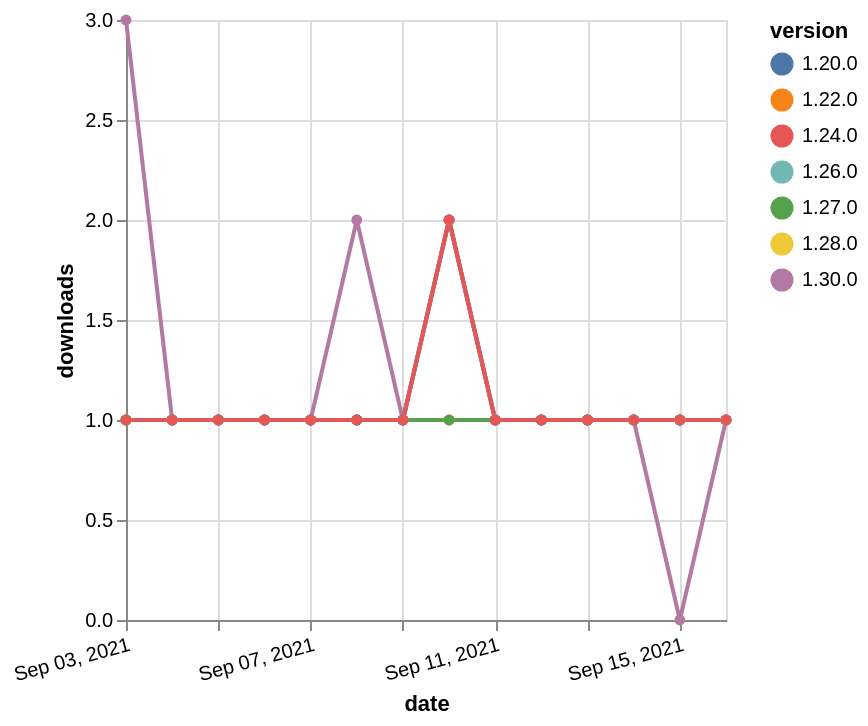

Specify this chart in Vega-Lite:
### Vega-Lite specification from a JSON file in a GitHub repository (floating-point values rounded to 4 significant figures)
{"$schema": "https://vega.github.io/schema/vega-lite/v5.json", "description": "A simple bar chart with embedded data.", "data": {"values": [{"date": "2021-09-03", "total": 175, "delta": 1, "version": "1.22.0"}, {"date": "2021-09-04", "total": 176, "delta": 1, "version": "1.22.0"}, {"date": "2021-09-05", "total": 177, "delta": 1, "version": "1.22.0"}, {"date": "2021-09-06", "total": 178, "delta": 1, "version": "1.22.0"}, {"date": "2021-09-07", "total": 179, "delta": 1, "version": "1.22.0"}, {"date": "2021-09-08", "total": 180, "delta": 1, "version": "1.22.0"}, {"date": "2021-09-09", "total": 181, "delta": 1, "version": "1.22.0"}, {"date": "2021-09-10", "total": 182, "delta": 1, "version": "1.22.0"}, {"date": "2021-09-11", "total": 183, "delta": 1, "version": "1.22.0"}, {"date": "2021-09-12", "total": 184, "delta": 1, "version": "1.22.0"}, {"date": "2021-09-13", "total": 185, "delta": 1, "version": "1.22.0"}, {"date": "2021-09-14", "total": 186, "delta": 1, "version": "1.22.0"}, {"date": "2021-09-15", "total": 187, "delta": 1, "version": "1.22.0"}, {"date": "2021-09-16", "total": 188, "delta": 1, "version": "1.22.0"}, {"date": "2021-09-03", "total": 165, "delta": 1, "version": "1.28.0"}, {"date": "2021-09-04", "total": 166, "delta": 1, "version": "1.28.0"}, {"date": "2021-09-05", "total": 167, "delta": 1, "version": "1.28.0"}, {"date": "2021-09-06", "total": 168, "delta": 1, "version": "1.28.0"}, {"date": "2021-09-07", "total": 169, "delta": 1, "version": "1.28.0"}, {"date": "2021-09-08", "total": 170, "delta": 1, "version": "1.28.0"}, {"date": "2021-09-09", "total": 171, "delta": 1, "version": "1.28.0"}, {"date": "2021-09-10", "total": 173, "delta": 2, "version": "1.28.0"}, {"date": "2021-09-11", "total": 174, "delta": 1, "version": "1.28.0"}, {"date": "2021-09-12", "total": 175, "delta": 1, "version": "1.28.0"}, {"date": "2021-09-13", "total": 176, "delta": 1, "version": "1.28.0"}, {"date": "2021-09-14", "total": 177, "delta": 1, "version": "1.28.0"}, {"date": "2021-09-15", "total": 178, "delta": 1, "version": "1.28.0"}, {"date": "2021-09-16", "total": 179, "delta": 1, "version": "1.28.0"}, {"date": "2021-09-03", "total": 149, "delta": 1, "version": "1.26.0"}, {"date": "2021-09-04", "total": 150, "delta": 1, "version": "1.26.0"}, {"date": "2021-09-05", "total": 151, "delta": 1, "version": "1.26.0"}, {"date": "2021-09-06", "total": 152, "delta": 1, "version": "1.26.0"}, {"date": "2021-09-07", "total": 153, "delta": 1, "version": "1.26.0"}, {"date": "2021-09-08", "total": 154, "delta": 1, "version": "1.26.0"}, {"date": "2021-09-09", "total": 155, "delta": 1, "version": "1.26.0"}, {"date": "2021-09-10", "total": 157, "delta": 2, "version": "1.26.0"}, {"date": "2021-09-11", "total": 158, "delta": 1, "version": "1.26.0"}, {"date": "2021-09-12", "total": 159, "delta": 1, "version": "1.26.0"}, {"date": "2021-09-13", "total": 160, "delta": 1, "version": "1.26.0"}, {"date": "2021-09-14", "total": 161, "delta": 1, "version": "1.26.0"}, {"date": "2021-09-15", "total": 162, "delta": 1, "version": "1.26.0"}, {"date": "2021-09-16", "total": 163, "delta": 1, "version": "1.26.0"}, {"date": "2021-09-03", "total": 215, "delta": 1, "version": "1.20.0"}, {"date": "2021-09-04", "total": 216, "delta": 1, "version": "1.20.0"}, {"date": "2021-09-05", "total": 217, "delta": 1, "version": "1.20.0"}, {"date": "2021-09-06", "total": 218, "delta": 1, "version": "1.20.0"}, {"date": "2021-09-07", "total": 219, "delta": 1, "version": "1.20.0"}, {"date": "2021-09-08", "total": 220, "delta": 1, "version": "1.20.0"}, {"date": "2021-09-09", "total": 221, "delta": 1, "version": "1.20.0"}, {"date": "2021-09-10", "total": 223, "delta": 2, "version": "1.20.0"}, {"date": "2021-09-11", "total": 224, "delta": 1, "version": "1.20.0"}, {"date": "2021-09-12", "total": 225, "delta": 1, "version": "1.20.0"}, {"date": "2021-09-13", "total": 226, "delta": 1, "version": "1.20.0"}, {"date": "2021-09-14", "total": 227, "delta": 1, "version": "1.20.0"}, {"date": "2021-09-15", "total": 228, "delta": 1, "version": "1.20.0"}, {"date": "2021-09-16", "total": 229, "delta": 1, "version": "1.20.0"}, {"date": "2021-09-03", "total": 140, "delta": 1, "version": "1.27.0"}, {"date": "2021-09-04", "total": 141, "delta": 1, "version": "1.27.0"}, {"date": "2021-09-05", "total": 142, "delta": 1, "version": "1.27.0"}, {"date": "2021-09-06", "total": 143, "delta": 1, "version": "1.27.0"}, {"date": "2021-09-07", "total": 144, "delta": 1, "version": "1.27.0"}, {"date": "2021-09-08", "total": 145, "delta": 1, "version": "1.27.0"}, {"date": "2021-09-09", "total": 146, "delta": 1, "version": "1.27.0"}, {"date": "2021-09-10", "total": 147, "delta": 1, "version": "1.27.0"}, {"date": "2021-09-11", "total": 148, "delta": 1, "version": "1.27.0"}, {"date": "2021-09-12", "total": 149, "delta": 1, "version": "1.27.0"}, {"date": "2021-09-13", "total": 150, "delta": 1, "version": "1.27.0"}, {"date": "2021-09-14", "total": 151, "delta": 1, "version": "1.27.0"}, {"date": "2021-09-15", "total": 152, "delta": 1, "version": "1.27.0"}, {"date": "2021-09-16", "total": 153, "delta": 1, "version": "1.27.0"}, {"date": "2021-09-03", "total": 115, "delta": 3, "version": "1.30.0"}, {"date": "2021-09-04", "total": 116, "delta": 1, "version": "1.30.0"}, {"date": "2021-09-05", "total": 117, "delta": 1, "version": "1.30.0"}, {"date": "2021-09-06", "total": 118, "delta": 1, "version": "1.30.0"}, {"date": "2021-09-07", "total": 119, "delta": 1, "version": "1.30.0"}, {"date": "2021-09-08", "total": 121, "delta": 2, "version": "1.30.0"}, {"date": "2021-09-09", "total": 122, "delta": 1, "version": "1.30.0"}, {"date": "2021-09-10", "total": 124, "delta": 2, "version": "1.30.0"}, {"date": "2021-09-11", "total": 125, "delta": 1, "version": "1.30.0"}, {"date": "2021-09-12", "total": 126, "delta": 1, "version": "1.30.0"}, {"date": "2021-09-13", "total": 127, "delta": 1, "version": "1.30.0"}, {"date": "2021-09-14", "total": 128, "delta": 1, "version": "1.30.0"}, {"date": "2021-09-15", "total": 128, "delta": 0, "version": "1.30.0"}, {"date": "2021-09-16", "total": 129, "delta": 1, "version": "1.30.0"}, {"date": "2021-09-03", "total": 172, "delta": 1, "version": "1.24.0"}, {"date": "2021-09-04", "total": 173, "delta": 1, "version": "1.24.0"}, {"date": "2021-09-05", "total": 174, "delta": 1, "version": "1.24.0"}, {"date": "2021-09-06", "total": 175, "delta": 1, "version": "1.24.0"}, {"date": "2021-09-07", "total": 176, "delta": 1, "version": "1.24.0"}, {"date": "2021-09-08", "total": 177, "delta": 1, "version": "1.24.0"}, {"date": "2021-09-09", "total": 178, "delta": 1, "version": "1.24.0"}, {"date": "2021-09-10", "total": 180, "delta": 2, "version": "1.24.0"}, {"date": "2021-09-11", "total": 181, "delta": 1, "version": "1.24.0"}, {"date": "2021-09-12", "total": 182, "delta": 1, "version": "1.24.0"}, {"date": "2021-09-13", "total": 183, "delta": 1, "version": "1.24.0"}, {"date": "2021-09-14", "total": 184, "delta": 1, "version": "1.24.0"}, {"date": "2021-09-15", "total": 185, "delta": 1, "version": "1.24.0"}, {"date": "2021-09-16", "total": 186, "delta": 1, "version": "1.24.0"}]}, "width": "container", "mark": {"type": "line", "point": {"filled": true}}, "encoding": {"x": {"field": "date", "type": "temporal", "timeUnit": "yearmonthdate", "title": "date", "axis": {"labelAngle": -15}}, "y": {"field": "delta", "type": "quantitative", "title": "downloads"}, "color": {"field": "version", "type": "nominal"}, "tooltip": {"field": "delta"}}}
